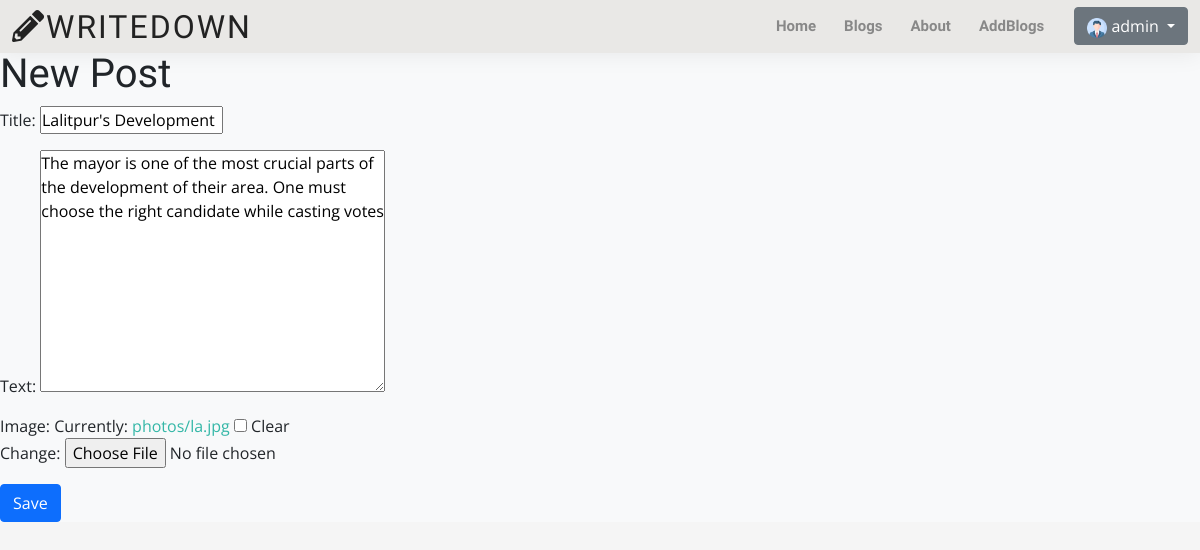
The page /post/11/edit/ (signed in) on the database its author committed.
### blog/models.py (models this page shows, shortened)
class Post(models.Model):
    author = models.ForeignKey(User,on_delete=models.CASCADE) #only person has power i.e. create superuser can do all
    title= models.CharField(max_length=200)
    text=models.TextField()
    image = models.ImageField(upload_to="photos", blank=True, null=True)
    created_date=models.DateTimeField(default=timezone.now)
    published_date=models.DateTimeField(blank=True,null=True)

### blog/views.py (the view)
# urls.py: re_path(r'^post/(?P<pk>\d+)/edit/$',views.PostUpdateView.as_view(),name='post_edit'),
class PostUpdateView( LoginRequiredMixin,UpdateView):
    login_url ='/login/'
    redirect_field_name ='post_detail.html'
    form_class=PostForm
    model =Post

### blog/forms.py
class PostForm(forms.ModelForm):
    class Meta():
        model = Post
        fields =('title','text','image')
        widgets={
        'title':forms.TextInput(attrs={'class':'textinputclass'}),
        'text' :forms.Textarea(attrs={'class':'textarea postcontent'})#postcontent,textinputclass is our own class
                }

### templates/blog/post_form.html (shortened to what this page needs)
{% extends 'base.html' %}
{% block body %}
<div class="form-top">
<form  class="post-form bg-light text-dark" enctype="multipart/form-data"  method="POST">
  <h1 class="text-dark">New Post</h1>
  {{ form.as_p }}
  <button type="submit" class='btn btn-primary'>Save</button>
</form>
</div
{% endblock body%}

### templates/base.html (shortened to what this page needs)
{% load static %}
<!DOCTYPE html>
<html lang="en">
<head>
  <link href="{% static 'assets/vendor/aos/aos.css' %}" rel="stylesheet">
  <link href="{% static 'assets/vendor/bootstrap/css/bootstrap.min.css' %}" rel="stylesheet">
  <link href="{% static 'assets/vendor/bootstrap-icons/bootstrap-icons.css' %}" rel="stylesheet">
  <link href="{% static 'assets/vendor/boxicons/css/boxicons.min.css' %}" rel="stylesheet">
  <link href="{% static 'assets/vendor/glightbox/css/glightbox.min.css' %}" rel="stylesheet">
  <link href="{% static 'assets/vendor/swiper/swiper-bundle.min.css' %}" rel="stylesheet">
  <link rel="stylesheet" href="{% static 'assets/css/blog.css' %}">
  <link href="{% static 'assets/css/style.css' %}" rel="stylesheet">
  <link rel="stylesheet" href="https://cdnjs.cloudflare.com/ajax/libs/font-awesome/5.15.1/css/all.min.css">
</head>
<body>
  <header id="header" class="fixed-top">
    <div class="container-fluid d-flex justify-content-between align-items-center">
      <h1 class="logo me-auto me-lg-0"><a href="/"><i class="fas fa-pencil-alt"></i>WriteDown</a></h1>
      <nav id="navbar" class="navbar order-last order-lg-0">
        <ul>
          <li><a href="{% url 'main' %}">Home</a></li>
          <li><a href="/post">Blogs</a> </li>
          <li><a href="{% url 'about' %}">About</a></li>
          {% if user.is_authenticated %}
          <li><a href="{% url 'post_new' %}">AddBlogs</a> </li>
            <div class="dropdown" style="margin-left: 30px;">
              <button class="btn btn-secondary dropdown-toggle" type="button" id="dropdownMenuButton1" data-bs-toggle="dropdown" aria-expanded="false">
                <img src="{% static 'assets/img/profile.png' %}" width="20" height="20"></img>
                  {{request.user}}
              </button>
            </div>
          {% else %}
            <li><a href="/register/">Signup</a></li>
            <li><a href="/login/">Login</a></li>
          {% endif %}
        </ul>
      </nav>
    </div>
  </header>
  {% block body %}
  {% endblock body %}
</body>
</html>

### static/assets/css/blog.css (style rules this page uses)
* { margin: 0; padding: 0; box-sizing: border-box; }
body { background: whitesmoke; margin-top: 0rem; font-family:cursive; }
.form-top { margin-top: 50px; }

### static/assets/css/style.css (style rules this page uses)
body { font-family: "Open Sans", sans-serif; color: #444444; }
a { color: #34b7a7; text-decoration: none; }
h1, h2, h3, h4, h5, h6 { font-family: "Raleway", sans-serif; }
#header { background: #e9e8e6; box-shadow: 0px 0px 25px 0 rgba(0, 0, 0, 0.08); z-index: 997; padding: 5px 0; }
#header .logo { font-size: 32px; margin: 0; padding: 0; line-height: 1; font-weight: 400; letter-spacing: 2px; text-transform: uppercase; }
#header .logo a { color: #222222; }
.navbar { padding: 0; }
.navbar ul { margin: 0; padding: 0; display: flex; list-style: none; align-items: center; }
.navbar li { position: relative; padding: 10px 0 10px 28px; }
.navbar a, .navbar a:focus { display: flex; align-items: center; justify-content: space-between; font-family: "Raleway", sans-serif; font-size: 15px; font-weight: 600; color: #888888; white-space: nowrap; transition: 0.3s; position: relative; }
.navbar > ul > li > a:before { content: ""; position: absolute; width: 0; height: 2px; bottom: -5px; left: 0; background-color: #34b7a7; visibility: hidden; width: 0px; transition: all 0.3s ease-in-out 0s; }

### rows shown on the page
Post: title "Lalitpur's Development", text "The mayor is one of the most crucial parts of the development of their area. One must choose the right candidate while casting votes"

### other values the page prints
{{ request.user }} "admin"
